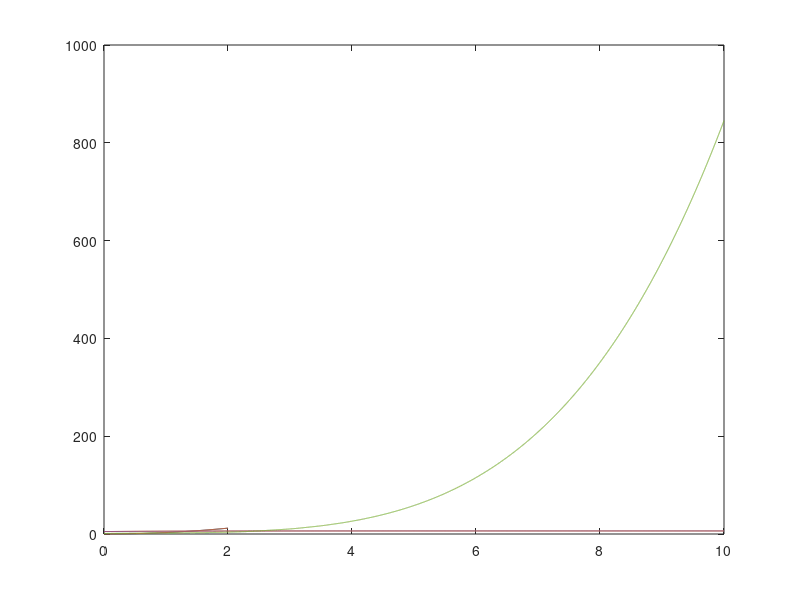

Recreate this plot in MATLAB.
%%
x = 0:0.01:2;
y = x.^3;
answ = 3*x.^2;
h = 1e-2;
dy = zeros();
for i = 2:length(x-1)
    dy(i) = (y(i) - y(i-1))/h;
end
plot(x, dy);
hold on;
plot(x,answ);
%% diffur 1 poryadka
x = 0:0.01:10;
answ = 2 * atan(tan(5/2)*exp(-x))+2*pi;
y(1) = 5;
h = 1e-2;
for i = 2 : length(x - 1)
    y(i) = y(i-1)-h*sin(y(i-1));
end 

plot(x, y);
hold on;
plot(x,answ);
%% diffur 2 poryadka
x = 0:0.001:10;
h = 1e-3;
y(1) = 1;
y(2) = y(1)+2*h;

for i = 2 : length(x) - 1
    y(i+1) = (h^2)*(((x(i))^2) - cos(x(i)*y(i))) - h*(sin(y(i))) * (y(i)-y(i-1)) + 2*y(i) - y(i-1);    
end
plot(x, y);
hold on;
%% SLAU 
h = 0.01;
x = 0:h:3;
y(1) = 1;
y(2) = y(1)+2*h;